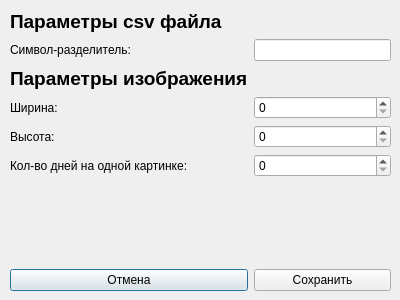
<?xml version="1.0" encoding="UTF-8"?>
<ui version="4.0">
 <class>Dialog</class>
 <widget class="QDialog" name="Dialog">
  <property name="geometry">
   <rect>
    <x>0</x>
    <y>0</y>
    <width>400</width>
    <height>300</height>
   </rect>
  </property>
  <property name="windowTitle">
   <string>Dialog</string>
  </property>
  <widget class="QWidget" name="gridLayoutWidget">
   <property name="geometry">
    <rect>
     <x>10</x>
     <y>10</y>
     <width>381</width>
     <height>281</height>
    </rect>
   </property>
   <layout class="QGridLayout" name="gridLayout">
    <item row="3" column="0">
     <widget class="QLabel" name="label_4">
      <property name="text">
       <string>Символ-разделитель:</string>
      </property>
     </widget>
    </item>
    <item row="6" column="0">
     <widget class="QLabel" name="label_5">
      <property name="text">
       <string>Ширина:</string>
      </property>
     </widget>
    </item>
    <item row="0" column="0">
     <widget class="QLabel" name="label">
      <property name="font">
       <font>
        <family>Arial</family>
        <pointsize>14</pointsize>
        <weight>75</weight>
        <bold>true</bold>
       </font>
      </property>
      <property name="text">
       <string>Параметры csv файла</string>
      </property>
     </widget>
    </item>
    <item row="5" column="0">
     <widget class="QLabel" name="label_2">
      <property name="font">
       <font>
        <family>Arial</family>
        <pointsize>14</pointsize>
        <weight>75</weight>
        <bold>true</bold>
       </font>
      </property>
      <property name="text">
       <string>Параметры изображения</string>
      </property>
     </widget>
    </item>
    <item row="9" column="0">
     <spacer name="verticalSpacer">
      <property name="orientation">
       <enum>Qt::Vertical</enum>
      </property>
      <property name="sizeHint" stdset="0">
       <size>
        <width>20</width>
        <height>40</height>
       </size>
      </property>
     </spacer>
    </item>
    <item row="7" column="0">
     <widget class="QLabel" name="label_6">
      <property name="text">
       <string>Высота:</string>
      </property>
     </widget>
    </item>
    <item row="3" column="1">
     <widget class="QLineEdit" name="edt_CsvSeparatorChar"/>
    </item>
    <item row="10" column="0">
     <widget class="QPushButton" name="btnBack">
      <property name="text">
       <string>Отмена</string>
      </property>
     </widget>
    </item>
    <item row="10" column="1">
     <widget class="QPushButton" name="btnSave">
      <property name="text">
       <string>Сохранить</string>
      </property>
     </widget>
    </item>
    <item row="8" column="0">
     <widget class="QLabel" name="label_3">
      <property name="text">
       <string>Кол-во дней на одной картинке:</string>
      </property>
      <property name="wordWrap">
       <bool>true</bool>
      </property>
     </widget>
    </item>
    <item row="6" column="1">
     <widget class="QSpinBox" name="ImageW">
      <property name="maximum">
       <number>10000</number>
      </property>
     </widget>
    </item>
    <item row="7" column="1">
     <widget class="QSpinBox" name="ImageH">
      <property name="maximum">
       <number>10000</number>
      </property>
     </widget>
    </item>
    <item row="8" column="1">
     <widget class="QSpinBox" name="ImageDays">
      <property name="maximum">
       <number>16</number>
      </property>
     </widget>
    </item>
   </layout>
  </widget>
 </widget>
 <resources/>
 <connections/>
</ui>
